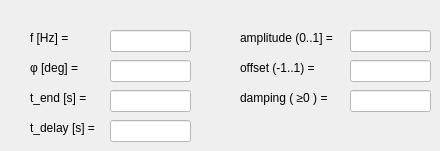
    <widget class="QWidget" name="SignalTabSinRise">
     <attribute name="title">
      <string>SinRise</string>
     </attribute>
     <widget class="QLabel" name="SinRisePhiLabel">
      <property name="geometry">
       <rect>
        <x>30</x>
        <y>60</y>
        <width>61</width>
        <height>16</height>
       </rect>
      </property>
      <property name="text">
       <string>φ [deg] =</string>
      </property>
     </widget>
     <widget class="QLineEdit" name="SinRiseTEndEdit">
      <property name="geometry">
       <rect>
        <x>110</x>
        <y>90</y>
        <width>81</width>
        <height>22</height>
       </rect>
      </property>
      <property name="styleSheet">
       <string notr="true">QLineEdit:focus{ background-color: rgb(127, 255, 127) } 
QLineEdit{ background-color: rgb(255, 255, 255) }</string>
      </property>
     </widget>
     <widget class="QLabel" name="SinRiseDampingLabel">
      <property name="geometry">
       <rect>
        <x>240</x>
        <y>90</y>
        <width>101</width>
        <height>16</height>
       </rect>
      </property>
      <property name="text">
       <string>damping ( ≥0 ) =</string>
      </property>
     </widget>
     <widget class="QLineEdit" name="SinRiseFreqEdit">
      <property name="geometry">
       <rect>
        <x>110</x>
        <y>30</y>
        <width>81</width>
        <height>22</height>
       </rect>
      </property>
      <property name="styleSheet">
       <string notr="true">QLineEdit:focus{ background-color: rgb(127, 255, 127) } 
QLineEdit{ background-color: rgb(255, 255, 255) }</string>
      </property>
     </widget>
     <widget class="QLineEdit" name="SinRisePhiEdit">
      <property name="geometry">
       <rect>
        <x>110</x>
        <y>60</y>
        <width>81</width>
        <height>22</height>
       </rect>
      </property>
      <property name="styleSheet">
       <string notr="true">QLineEdit:focus{ background-color: rgb(127, 255, 127) } 
QLineEdit{ background-color: rgb(255, 255, 255) }</string>
      </property>
     </widget>
     <widget class="QLabel" name="SinRiseFreqLabel">
      <property name="geometry">
       <rect>
        <x>30</x>
        <y>30</y>
        <width>51</width>
        <height>16</height>
       </rect>
      </property>
      <property name="text">
       <string>f [Hz] =</string>
      </property>
     </widget>
     <widget class="QLabel" name="SinRiseOffsetLabel">
      <property name="geometry">
       <rect>
        <x>240</x>
        <y>60</y>
        <width>81</width>
        <height>16</height>
       </rect>
      </property>
      <property name="text">
       <string>offset (-1..1) =</string>
      </property>
     </widget>
     <widget class="QLabel" name="SinRiseAmplitLabel">
      <property name="geometry">
       <rect>
        <x>240</x>
        <y>30</y>
        <width>101</width>
        <height>16</height>
       </rect>
      </property>
      <property name="text">
       <string>amplitude (0..1] =</string>
      </property>
     </widget>
     <widget class="QLineEdit" name="SinRiseDampingEdit">
      <property name="geometry">
       <rect>
        <x>350</x>
        <y>90</y>
        <width>81</width>
        <height>22</height>
       </rect>
      </property>
      <property name="styleSheet">
       <string notr="true">QLineEdit:focus{ background-color: rgb(127, 255, 127) } 
QLineEdit{ background-color: rgb(255, 255, 255) }</string>
      </property>
     </widget>
     <widget class="QLineEdit" name="SinRiseAmplitEdit">
      <property name="geometry">
       <rect>
        <x>350</x>
        <y>30</y>
        <width>81</width>
        <height>22</height>
       </rect>
      </property>
      <property name="styleSheet">
       <string notr="true">QLineEdit:focus{ background-color: rgb(127, 255, 127) } 
QLineEdit{ background-color: rgb(255, 255, 255) }</string>
      </property>
     </widget>
     <widget class="QLabel" name="SinRiseTEndLabel">
      <property name="geometry">
       <rect>
        <x>30</x>
        <y>90</y>
        <width>71</width>
        <height>16</height>
       </rect>
      </property>
      <property name="text">
       <string>t_end [s] =</string>
      </property>
     </widget>
     <widget class="QLineEdit" name="SinRiseOffsetEdit">
      <property name="geometry">
       <rect>
        <x>350</x>
        <y>60</y>
        <width>81</width>
        <height>22</height>
       </rect>
      </property>
      <property name="styleSheet">
       <string notr="true">QLineEdit:focus{ background-color: rgb(127, 255, 127) } 
QLineEdit{ background-color: rgb(255, 255, 255) }</string>
      </property>
     </widget>
     <widget class="QLineEdit" name="SinRiseTDelayEdit">
      <property name="geometry">
       <rect>
        <x>110</x>
        <y>120</y>
        <width>81</width>
        <height>22</height>
       </rect>
      </property>
      <property name="styleSheet">
       <string notr="true">QLineEdit:focus{ background-color: rgb(127, 255, 127) } 
QLineEdit{ background-color: rgb(255, 255, 255) }</string>
      </property>
     </widget>
     <widget class="QLabel" name="SinRiseTDelayLabel">
      <property name="geometry">
       <rect>
        <x>30</x>
        <y>120</y>
        <width>71</width>
        <height>16</height>
       </rect>
      </property>
      <property name="text">
       <string>t_delay [s] =</string>
      </property>
     </widget>
    </widget>
